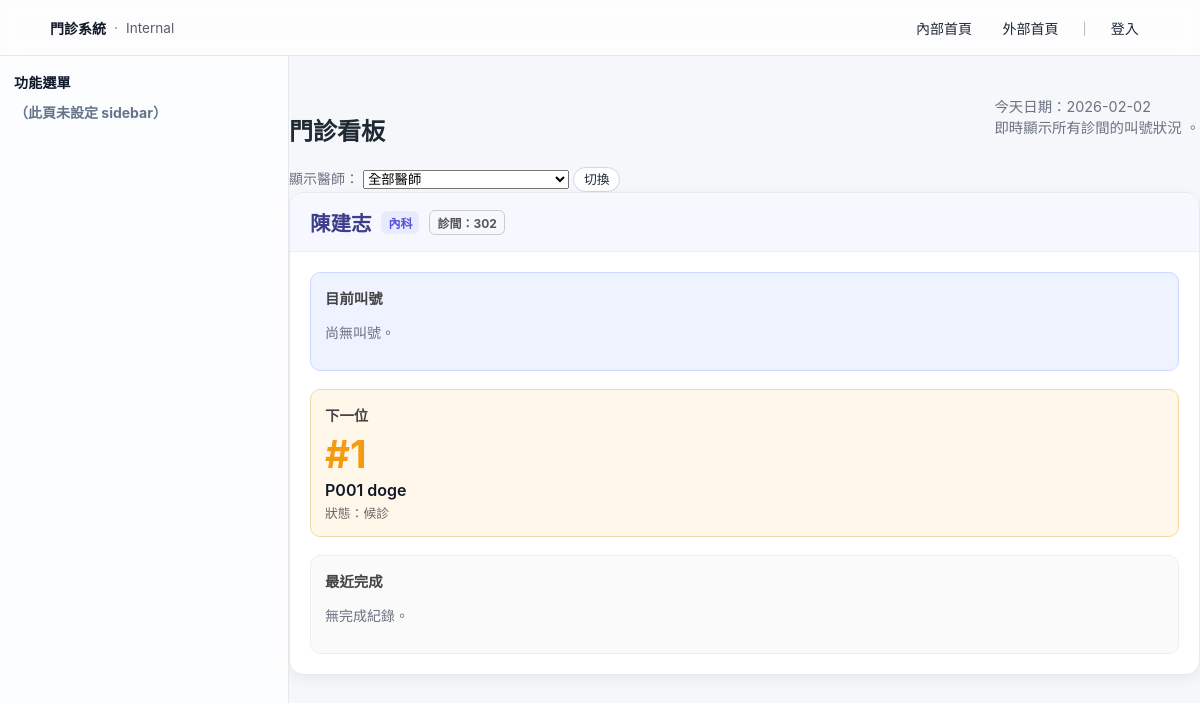
The app's page /queues/board/ with its own data.
### doctors/models.py (models this page shows, shortened)
class Doctor(models.Model):
    name = models.CharField("姓名", max_length=50)
    department = models.CharField("科別", max_length=50)
    room = models.CharField("診間", max_length=20, blank=True)
    user = models.OneToOneField(
        User, null=True, blank=True, on_delete=models.SET_NULL, verbose_name="使用者帳號"
    )
    department = models.CharField("科別", max_length=50, blank=True)
    is_active = models.BooleanField("啟用", default=True)
    class Meta:
        verbose_name = "醫師"
        verbose_name_plural = "醫師"

### queues/models.py (models this page shows, shortened)
class VisitTicket(models.Model):
    STATUS_WAITING   = "WAITING"   # 候診
    STATUS_CALLING   = "CALLING"   # 叫號中
    STATUS_IN_ROOM   = "IN_ROOM"   # 看診中
    STATUS_DONE      = "DONE"      # 完成
    STATUS_NO_SHOW   = "NO_SHOW"   # 過號 / 未到
    STATUS_CHOICES = [
        (STATUS_WAITING, "候診"),
        (STATUS_CALLING, "叫號中"),
        (STATUS_IN_ROOM, "看診中"),
        (STATUS_DONE, "完成"),
        (STATUS_NO_SHOW, "未到"),
    ]
    appointment = models.OneToOneField(
        Appointment,
        null=True,
        blank=True,
        on_delete=models.SET_NULL,
    )
    patient = models.ForeignKey(Patient, on_delete=models.CASCADE)
    doctor = models.ForeignKey(Doctor, on_delete=models.CASCADE)
    date = models.DateField()
    number = models.IntegerField("號碼")
    status = models.CharField(
        max_length=20,
        choices=STATUS_CHOICES,
        default=STATUS_WAITING,
    )
    created_at = models.DateTimeField(default=timezone.now)
    called_at = models.DateTimeField(null=True, blank=True)
    finished_at = models.DateTimeField(null=True, blank=True)
    is_skipped = models.BooleanField(default=False)
    call_count = models.PositiveIntegerField(default=0)
    class Meta:
        unique_together = [("doctor", "date", "number")]
        ordering = ["date", "doctor", "number"]

### patients/models.py (models this page shows, shortened)
class Patient(models.Model):
    GENDER_MALE = "M"
    GENDER_FEMALE = "F"
    GENDER_OTHER = "O"
    GENDER_CHOICES = [
        (GENDER_MALE, "男"),
        (GENDER_FEMALE, "女"),
        (GENDER_OTHER, "其他 / 不透露"),
    ]
    BLOOD_A = "A"
    BLOOD_B = "B"
    BLOOD_AB = "AB"
    BLOOD_O = "O"
    BLOOD_UNKNOWN = "UNK"
    BLOOD_TYPE_CHOICES = [
        (BLOOD_A, "A 型"),
        (BLOOD_B, "B 型"),
        (BLOOD_AB, "AB 型"),
        (BLOOD_O, "O 型"),
        (BLOOD_UNKNOWN, "未知"),
    ]
    full_name = models.CharField("姓名", max_length=50)
    national_id = models.CharField("身分證", max_length=10, unique=True)
    nhi_no = models.CharField("健保卡號", max_length=20, blank=True)
    gender = models.CharField(
        "性別",
        max_length=1,
        choices=GENDER_CHOICES,
        blank=True,
    )
    birth_date = models.DateField("生日")
    blood_type = models.CharField(
        "血型",
        max_length=3,
        choices=BLOOD_TYPE_CHOICES,
        default=BLOOD_UNKNOWN,
        blank=True,
    )
    phone = models.CharField("電話", max_length=20, blank=True)
    email = models.EmailField("Email", max_length=100, blank=True)
    address = models.CharField("地址", max_length=200, blank=True)
    height_cm = models.PositiveIntegerField("身高（cm）", null=True, blank=True)
    weight_kg = models.DecimalField(
        "體重（kg）",
        max_digits=5,
        decimal_places=1,
        null=True,
        blank=True,
    )
    allergies = models.TextField(
        "過敏史",
        blank=True,
        help_text="例如：藥物過敏、食物過敏等",
    )
    chronic_diseases = models.TextField(
        "慢性疾病 / 重要病史",
        blank=True,
        help_text="例如：高血壓、糖尿病、心臟病等",
    )
    family_disease_notes = models.TextField(
    "家族病史",
    blank=True,
    null=True,
    help_text="例如：父母高血壓、糖尿病、遺傳疾病等",
    )
    other_risk_notes = models.TextField(
    "其他風險備註",
    blank=True,
    null=True,
    )
    emergency_contact_name = models.CharField("緊急聯絡人姓名", max_length=50, blank=True)
    emergency_contact_phone = models.CharField("緊急聯絡人電話", max_length=20, blank=True)
    emergency_contact_relation = models.CharField(
        "與病人關係",
        max_length=50,
        blank=True,
        help_text="例如：父、母、配偶、子女、朋友",
    )
    chart_no = models.CharField(
        "病歷號",
        max_length=20,
        unique=True,
        blank=True,
        editable=False,
    )
    note = models.TextField("其他備註", blank=True)
    created_at = models.DateTimeField("建立時間", auto_now_add=True)
    updated_at = models.DateTimeField("最後更新時間", auto_now=True)
    class Meta:
        verbose_name = "病人"
        verbose_name_plural = "病人"
        ordering = ["chart_no"]

### queues/views.py (the view)
# urls.py: path("board/", views.board, name="board"),
def board(request):
    today = timezone.localdate()
    doctors = Doctor.objects.filter(is_active=True).order_by("name")
    doctor_id = request.GET.get("doctor")
    selected_doctor = None
    tickets_today = (
        VisitTicket.objects
        .filter(date=today)
        .select_related("doctor", "patient")
    )
    if doctor_id:
        selected_doctor = get_object_or_404(Doctor, pk=doctor_id, is_active=True)
        tickets_today = tickets_today.filter(doctor=selected_doctor)
    tickets_today = tickets_today.order_by("doctor__name", "number")
    grouped = {}
    for t in tickets_today:
        info = grouped.setdefault(
            t.doctor_id,
            {
                "doctor": t.doctor,
                "current": None,
                "next": None,
                "done": [],
            },
        )
        if t.status in ("CALLING", "IN_PROGRESS") and info["current"] is None:
            info["current"] = t
        elif t.status == "WAITING" and info["next"] is None:
            info["next"] = t
        elif t.status == "DONE":
            if len(info["done"]) < 5:
                info["done"].append(t)
    board_data = list(grouped.values())
    context = {
        "today": today,
        "board_data": board_data,
        "doctors": doctors,
        "selected_doctor": selected_doctor,
    }
    return render(request, "queues/board.html", context)

### templates/queues/board.html (shortened to what this page needs)
{% extends "base.html" %}
{% block content %}
<div class="page-wrapper">
  <div class="page-header mb-2">
    <h1 class="page-title">門診看板</h1>
    <p class="page-subtitle text-muted">
      今天日期：{{ today|date:"Y-m-d" }}<br>
      即時顯示所有診間的叫號狀況 。
    </p>
  </div>
  <div class="mb-3 d-flex align-items-center gap-2">
    <form method="get" class="d-flex align-items-center gap-2">
      <label class="text-muted text-sm" for="doctor-select">顯示醫師：</label>
      <select id="doctor-select" name="doctor" class="form-select form-select-sm" style="max-width: 260px;">
        <option value="">全部醫師</option>
      </select>
      <button type="submit" class="btn btn-sm btn-primary">
        切換
      </button>
    </form>
  </div>
  {% if board_data %}
    <div class="board-grid">
      {% for row in board_data %}
        <div class="board-card">
          <div class="board-card-header">
            <div class="board-doctor">
              {{ row.doctor.name }}
              {% if row.doctor.department %}
                <span class="tag tag-soft">{{ row.doctor.department }}</span>
              {% endif %}
              {% if row.doctor.room %}
                <span class="tag tag-outline">診間：{{ row.doctor.room }}</span>
              {% endif %}
            </div>
          </div>
          <div class="board-card-body">
            <div class="board-sections">
              <div class="board-section highlight-current">
                <div class="section-title">目前叫號</div>
                {% if row.current %}
                  <div class="num-display current-num">#{{ row.current.number }}</div>
                  <div class="patient-name">
                    {{ row.current.patient.chart_no }} {{ row.current.patient.full_name }}
                  </div>
                  <div class="meta">
                    狀態：{{ row.current.get_status_display }}<br>
                    叫號：{{ row.current.called_at|date:"H:i" }}
                  </div>
                {% else %}
                  <p class="text-muted mb-0">尚無叫號。</p>
                {% endif %}
              </div>
              <div class="board-section highlight-next">
                <div class="section-title">下一位</div>
                {% if row.next %}
                  <div class="num-display next-num">#{{ row.next.number }}</div>
                  <div class="patient-name">
                    {{ row.next.patient.chart_no }} {{ row.next.patient.full_name }}
                  </div>
                  <div class="meta">
                    狀態：{{ row.next.get_status_display }}
                  </div>
                {% else %}
                  <p class="text-muted mb-0">沒有候診 。</p>
                {% endif %}
              </div>
              <div class="board-section">
                <div class="section-title">最近完成</div>
                {% if row.done %}
                  <ul class="done-list">
                    {% for t in row.done %}
                      <li>
                        <span class="done-num">#{{ t.number }}</span>
                        <span class="done-name">
                          {{ t.patient.chart_no }} {{ t.patient.full_name }}
                        </span>
                        <span class="done-time">
                          {{ t.finished_at|date:"H:i" }}
                        </span>
                      </li>
                    {% endfor %}
                  </ul>
                {% else %}
                  <p class="text-muted mb-0">無完成紀錄。</p>
                {% endif %}
              </div>
            </div>
          </div>
        </div>
      {% endfor %}
    </div>
  {% else %}
    <div class="alert alert-secondary text-center">
      今天沒有任何叫號紀錄 。
    </div>
  {% endif %}
</div>
{% endblock %}

### static/css/app.css (style rules this page uses)
.board-grid { display: grid; grid-template-columns: repeat(auto-fit, minmax(340px, 1fr)); gap: 1.5rem; }
.board-grid { display: grid; grid-template-columns: repeat(auto-fit, minmax(380px, 1fr)); gap: 1.8rem; }
.board-card { border-radius: 14px; background: #ffffff; box-shadow: 0 4px 14px rgba(0,0,0,0.06); overflow: hidden; border: 1px solid #e8e8e8; }
.board-card-header { background: #f7f8ff; padding: 14px 20px; border-bottom: 1px solid #ececff; }
.board-doctor { font-size: 1.28rem; font-weight: 700; color: #3d3f8c; display: flex; gap: 10px; align-items: center; }
.tag { padding: 3px 7px; font-size: 0.75rem; border-radius: 6px; }
.tag-soft { background: #eaeaff; color: #5551d9; }
.tag-outline { border: 1px solid #ccc; color: #555; }
.board-card-body { padding: 20px; }
.board-sections { display: flex; flex-direction: column; gap: 18px; }
.board-section { padding: 14px; border-radius: 10px; background: #fafafa; border: 1px solid #eee; }
.section-title { font-size: 0.9rem; font-weight: 600; color: #444; margin-bottom: 6px; }
.highlight-current { background: #eef3ff; border-color: #ccd8ff; }
.highlight-next { background: #fff7ea; border-color: #f4d9a3; }
.num-display { font-size: 2.4rem; font-weight: 700; margin-bottom: 3px; }
.next-num { color: #f39c12; }
.patient-name { font-size: 1rem; font-weight: 600; margin-bottom: 3px; }
.meta { font-size: 0.8rem; color: #666; }
.page-header { display: flex; justify-content: space-between; align-items: flex-end; gap: 1.25rem; margin-bottom: 16px; }
.btn-sm { font-size: 12px; padding: 3px 9px; }
body { margin: 0; background: #f6f7fb; color: #0f172a; font-family: system-ui, -apple-system, "Segoe UI", Roboto, "Noto Sans TC", Arial, sans-serif; }

### static/css/hospital_theme.css (style rules this page uses)
:root { --bg: #f5f7fb; --text: #111827; --muted: #6b7280; --border: #e5e7eb; --border-soft: #eef2f7; --surface: #ffffff; --surface-soft: #f9fafb; --primary: #2563eb; --primary-700: #1d4ed8; --danger: #dc2626; --success: #16a34a; --warning: #d97706; }
body { background-color: var(--bg); font-family: -apple-system, BlinkMacSystemFont, "Segoe UI", "Noto Sans TC", "Microsoft JhengHei", system-ui, sans-serif; font-size: 14px; color: var(--text); }
.page-header { margin-bottom: 16px; }
.page-title, .page-header-title { font-size: 1.5rem; font-weight: 700; margin: 0 0 0.25rem 0; color: #1f2933; }
.page-subtitle, .page-header-subtitle { font-size: 0.9rem; color: var(--muted); }
.text-muted { color: var(--muted); }
.btn { display: inline-flex; align-items: center; justify-content: center; gap: 6px; padding: 6px 14px; border-radius: 999px; border: 1px solid #d2d7e5; background-color: #ffffff; color: #1f2937; font-size: 0.9rem; line-height: 1.2; text-decoration: none; cursor: pointer; white-space: nowrap; transition: background-color 0.15s ease, border-color 0.15s ease, box-shadow 0.15s ease, transform 0.05s ease; }
.btn-sm { padding: 4px 10px; font-size: 0.8rem; }

### records on screen
Doctor: doctor.name "陳建志", doctor.department "內科", doctor.room "302", next.number "1", next.patient.chart_no "P001", next.patient.full_name "doge", next.status "候診"

### other values on screen
{{ today|date:"Y-m-d" }} "2026-02-02"
